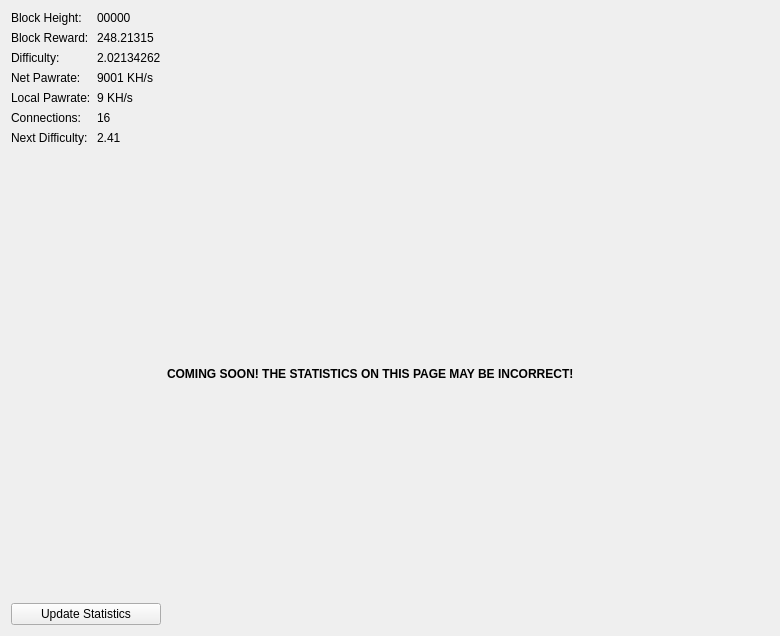
<?xml version="1.0" encoding="UTF-8"?>
<ui version="4.0">
 <class>StatisticsPage</class>
 <widget class="QWidget" name="StatisticsPage">
  <property name="geometry">
   <rect>
    <x>0</x>
    <y>0</y>
    <width>780</width>
    <height>636</height>
   </rect>
  </property>
  <property name="windowTitle">
   <string>Digging</string>
  </property>
  <layout class="QGridLayout" name="gridLayout">
   <property name="sizeConstraint">
    <enum>QLayout::SetMaximumSize</enum>
   </property>
   <item row="0" column="2">
    <spacer name="horizontalSpacer">
     <property name="orientation">
      <enum>Qt::Horizontal</enum>
     </property>
     <property name="sizeHint" stdset="0">
      <size>
       <width>40</width>
       <height>20</height>
      </size>
     </property>
    </spacer>
   </item>
   <item row="2" column="0">
    <spacer name="verticalSpacer">
     <property name="orientation">
      <enum>Qt::Vertical</enum>
     </property>
     <property name="sizeHint" stdset="0">
      <size>
       <width>20</width>
       <height>40</height>
      </size>
     </property>
    </spacer>
   </item>
   <item row="3" column="0">
    <widget class="QPushButton" name="startButton">
     <property name="text">
      <string>Update Statistics</string>
     </property>
    </widget>
   </item>
   <item row="2" column="2">
    <widget class="QLabel" name="label_2">
     <property name="text">
      <string>&lt;html&gt;&lt;head/&gt;&lt;body&gt;&lt;p&gt;&lt;span style=&quot; font-weight:600;&quot;&gt;COMING SOON! THE STATISTICS ON THIS PAGE MAY BE INCORRECT!&lt;/span&gt;&lt;/p&gt;&lt;/body&gt;&lt;/html&gt;</string>
     </property>
    </widget>
   </item>
   <item row="0" column="0">
    <layout class="QFormLayout" name="formLayout">
     <item row="0" column="0">
      <widget class="QLabel" name="label">
       <property name="text">
        <string>Block Height:</string>
       </property>
      </widget>
     </item>
     <item row="0" column="1">
      <widget class="QLabel" name="heightBox">
       <property name="text">
        <string>00000</string>
       </property>
      </widget>
     </item>
     <item row="1" column="0">
      <widget class="QLabel" name="label_3">
       <property name="text">
        <string>Block Reward:</string>
       </property>
      </widget>
     </item>
     <item row="1" column="1">
      <widget class="QLabel" name="rewardBox">
       <property name="text">
        <string>248.21315</string>
       </property>
      </widget>
     </item>
     <item row="2" column="0">
      <widget class="QLabel" name="label_5">
       <property name="text">
        <string>Difficulty:</string>
       </property>
      </widget>
     </item>
     <item row="3" column="0">
      <widget class="QLabel" name="label_6">
       <property name="text">
        <string>Net Pawrate:</string>
       </property>
      </widget>
     </item>
     <item row="2" column="1">
      <widget class="QLabel" name="diffBox">
       <property name="text">
        <string>2.02134262</string>
       </property>
      </widget>
     </item>
     <item row="3" column="1">
      <widget class="QLabel" name="pawrateBox">
       <property name="text">
        <string>9001 KH/s</string>
       </property>
      </widget>
     </item>
     <item row="4" column="1">
      <widget class="QLabel" name="localBox">
       <property name="text">
        <string>9 KH/s</string>
       </property>
      </widget>
     </item>
     <item row="4" column="0">
      <widget class="QLabel" name="label3">
       <property name="sizePolicy">
        <sizepolicy hsizetype="Preferred" vsizetype="Maximum">
         <horstretch>0</horstretch>
         <verstretch>0</verstretch>
        </sizepolicy>
       </property>
       <property name="text">
        <string>Local Pawrate:</string>
       </property>
      </widget>
     </item>
     <item row="5" column="0">
      <widget class="QLabel" name="label1">
       <property name="text">
        <string>Connections:</string>
       </property>
      </widget>
     </item>
     <item row="5" column="1">
      <widget class="QLabel" name="connectionBox">
       <property name="text">
        <string>16</string>
       </property>
      </widget>
     </item>
     <item row="6" column="0">
      <widget class="QLabel" name="label2">
       <property name="text">
        <string>Next Difficulty:</string>
       </property>
      </widget>
     </item>
     <item row="6" column="1">
      <widget class="QLabel" name="nextBox">
       <property name="text">
        <string>2.41</string>
       </property>
      </widget>
     </item>
    </layout>
   </item>
  </layout>
 </widget>
 <layoutdefault spacing="6" margin="11"/>
 <resources/>
 <connections/>
</ui>
